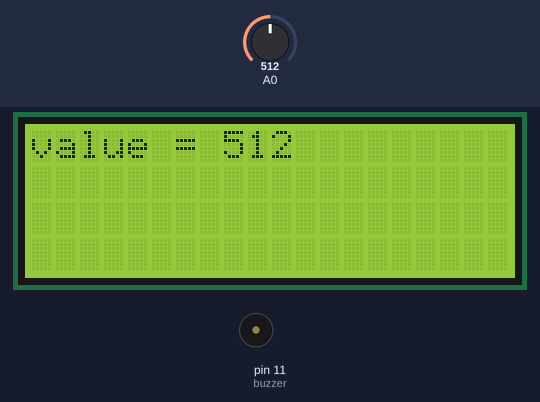
Recording of a sketch running on a simulated Arduino Uno, built with avr-gcc and run on an emulated ATmega328P. On the bench: 20×4 character LCD, buzzer (waves = sounding). The inputs (shaded band) are chosen by the test bench; at power-on: A0 = 512. What the sketch prints to the serial monitor is not drawn.

Above: at 1.2 s.
1.3 s: A0 set to 743
At 2.4 s:
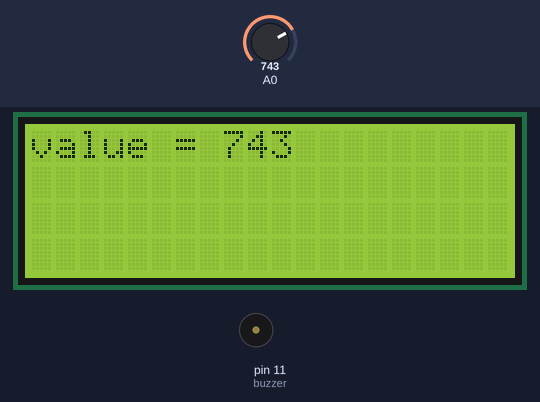
6.4 s: A0 set to 766
At 7.84 s:
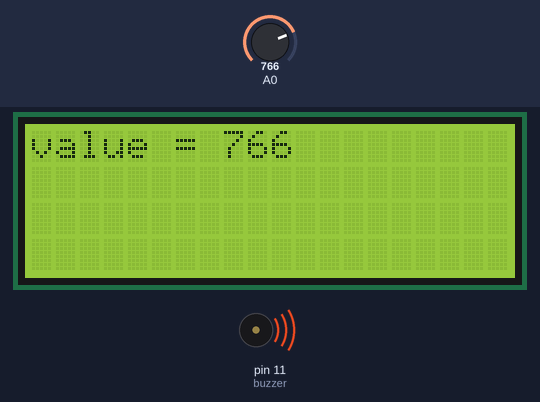
11.5 s: A0 set to 740
At 12.9 s:
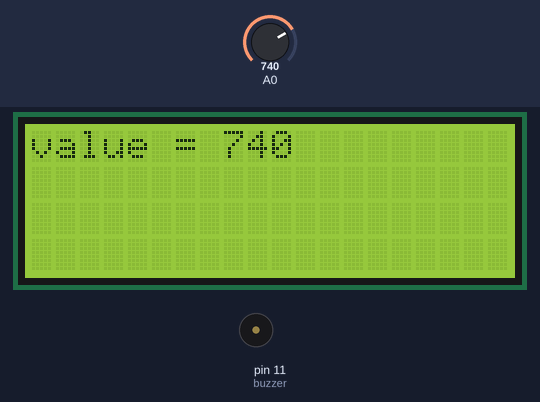
Timing chart, 0 to 14.5 s (numbered marks = the images above; inputs shaded):
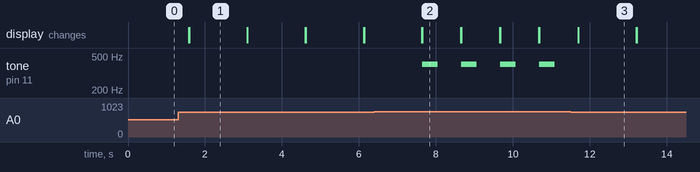

The sketch:

arduinocode.ino
```cpp
//YWROBOT
//Compatible with the Arduino IDE 1.0
//Library version:1.1
#include <Wire.h>
#include <LiquidCrystal_I2C.h>

LiquidCrystal_I2C lcd(0x27,20,4);  // set the LCD address to 0x27 for a 16 chars and 2 line display

int gas;
int buzzer = 11;
void setup()
{
  lcd.init();                      // initialize the lcd
  //lcd.init();
  // Print a message to the LCD.
  lcd.backlight();
  //lcd.setCursor(3,0);
  //lcd.print("Hello, world!");
  //lcd.setCursor(2,1);
  //lcd.print("Ywrobot Arduino!");
   //lcd.setCursor(0,2);
  //lcd.print("Arduino LCM IIC 2004");
   //lcd.setCursor(2,3);
  //lcd.print("Power By Ec-yuan!");
  //lcd.begin();
  Serial.begin(9600);
  pinMode(buzzer,OUTPUT);
}

void loop()
{

  gas = analogRead(A0);
  Serial.println(gas);
  lcd.setCursor(0,0);
  //lcd.print("Tazel!");
  lcd.print("value = ");
  lcd.print(gas);
  if(gas>750)
  {
  tone(buzzer,400);
  delay(400);
  noTone(buzzer);
  delay(100);

  }
  else
  {
  noTone(buzzer);
  delay(1000);
  }
  delay(500);
  lcd.clear();
}
```

Measured:
- the behaviour switches between 750 and 751 on A0 (found by bisection; images 1 and 2)
- after the input at 1.3 s, the display: first differs from a run without the input after 0.29 s (image 1)
- after the input at 6.4 s, tone on pin 11 (buzzer): alternates 400 Hz for 0.40 s and silent for 0.61 s, starting after 1.2 s; the display: first differs from a run without the input after 1.2 s (image 2)
- after the input at 11.5 s, tone on pin 11 (buzzer): stops changing and stays silent; the display: first differs from a run without the input after 0.20 s (image 3)
- what the display in image 1 shows lasts 1.5 s, from 1.6 s to 3.1 s
- what the display in image 2 shows lasts 1.1 s, from 7.6 s to 8.7 s
